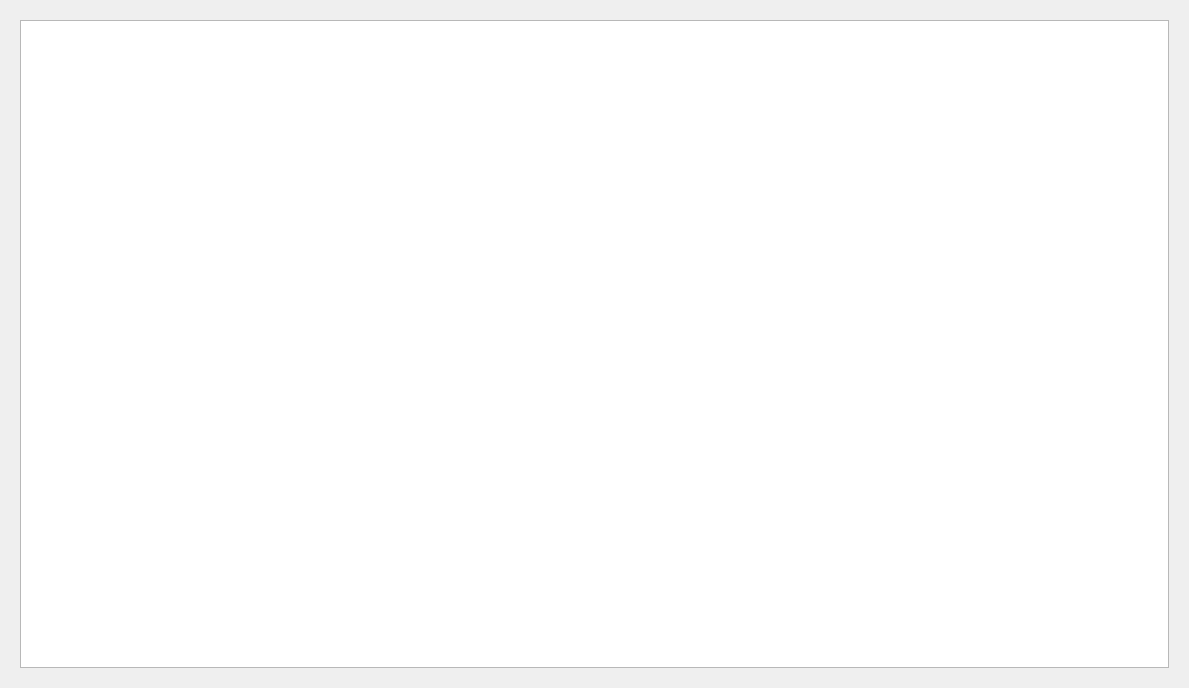
<?xml version="1.0" encoding="UTF-8"?>
<ui version="4.0">
 <class>monitoring</class>
 <widget class="QWidget" name="monitoring">
  <property name="geometry">
   <rect>
    <x>0</x>
    <y>0</y>
    <width>1189</width>
    <height>688</height>
   </rect>
  </property>
  <property name="windowTitle">
   <string>Form</string>
  </property>
  <property name="styleSheet">
   <string notr="true"/>
  </property>
  <layout class="QGridLayout" name="gridLayout_3">
   <item row="0" column="0">
    <widget class="QStackedWidget" name="stackedWidget">
     <property name="currentIndex">
      <number>0</number>
     </property>
     <widget class="QWidget" name="page">
      <layout class="QGridLayout" name="gridLayout">
       <item row="0" column="0">
        <widget class="QGraphicsView" name="ImageGraphic">
         <property name="sizePolicy">
          <sizepolicy hsizetype="Preferred" vsizetype="Preferred">
           <horstretch>0</horstretch>
           <verstretch>0</verstretch>
          </sizepolicy>
         </property>
         <property name="styleSheet">
          <string notr="true"/>
         </property>
        </widget>
       </item>
      </layout>
     </widget>
     <widget class="QWidget" name="page_2">
      <layout class="QGridLayout" name="gridLayout_2">
       <item row="0" column="0">
        <widget class="QGraphicsView" name="ImageGraphic_2">
         <property name="styleSheet">
          <string notr="true"/>
         </property>
        </widget>
       </item>
      </layout>
     </widget>
    </widget>
   </item>
  </layout>
 </widget>
 <resources/>
 <connections/>
</ui>
